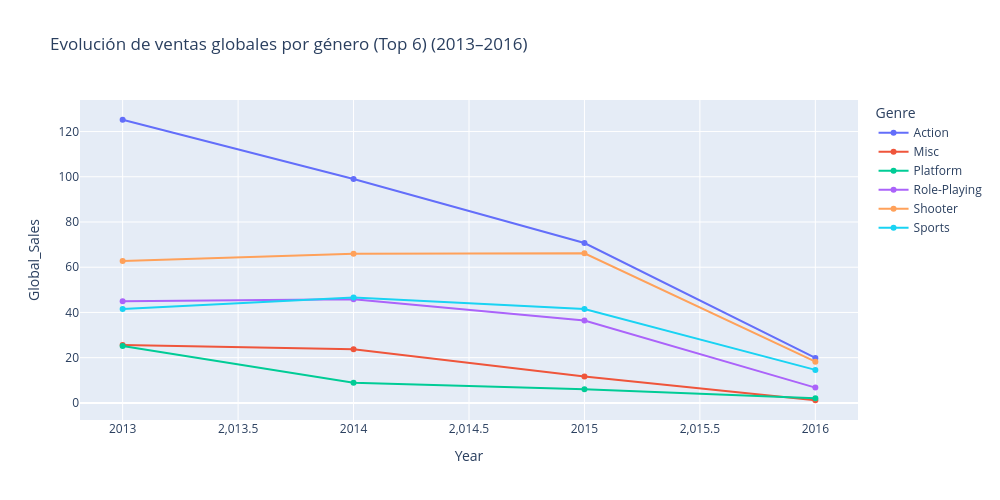

Notebook cell for this chart:
### Code cell
# SLIDE 3: Ventas por género por año (líneas)
genre_year = (df_4.groupby(["Year","Genre"])["Global_Sales"].sum().reset_index())

top_genres = (df_4.groupby("Genre")["Global_Sales"].sum().sort_values(ascending=False).head(6).index)

genre_year_top = genre_year[genre_year["Genre"].isin(top_genres)].sort_values(["Year","Genre"])

fig3 = px.line(genre_year_top,x="Year",y="Global_Sales",color="Genre",markers=True,
               title=f"Evolución de ventas globales por género (Top 6) ({y0}–{y1})",width=1000,height=500)
fig3.show()

### Figure 1 — Plotly figure (JSON) as saved in the notebook; plotly's stock layout.template omitted (floating-point values rounded to 4 significant figures)
{"data": [{"hovertemplate": "Genre=Action<br>Year=%{x}<br>Global_Sales=%{y}<extra></extra>", "legendgroup": "Action", "line": {"color": "#636efa", "dash": "solid"}, "marker": {"symbol": "circle"}, "mode": "lines+markers", "name": "Action", "orientation": "v", "showlegend": true, "type": "scatter", "x": [2013, 2014, 2015, 2016], "xaxis": "x", "y": [125.2, 99.02, 70.7, 19.91], "yaxis": "y"}, {"hovertemplate": "Genre=Misc<br>Year=%{x}<br>Global_Sales=%{y}<extra></extra>", "legendgroup": "Misc", "line": {"color": "#EF553B", "dash": "solid"}, "marker": {"symbol": "circle"}, "mode": "lines+markers", "name": "Misc", "orientation": "v", "showlegend": true, "type": "scatter", "x": [2013, 2014, 2015, 2016], "xaxis": "x", "y": [25.65, 23.68, 11.69, 1.17], "yaxis": "y"}, {"hovertemplate": "Genre=Platform<br>Year=%{x}<br>Global_Sales=%{y}<extra></extra>", "legendgroup": "Platform", "line": {"color": "#00cc96", "dash": "solid"}, "marker": {"symbol": "circle"}, "mode": "lines+markers", "name": "Platform", "orientation": "v", "showlegend": true, "type": "scatter", "x": [2013, 2014, 2015, 2016], "xaxis": "x", "y": [25.12, 8.89, 6.05, 2.07], "yaxis": "y"}, {"hovertemplate": "Genre=Role-Playing<br>Year=%{x}<br>Global_Sales=%{y}<extra></extra>", "legendgroup": "Role-Playing", "line": {"color": "#ab63fa", "dash": "solid"}, "marker": {"symbol": "circle"}, "mode": "lines+markers", "name": "Role-Playing", "orientation": "v", "showlegend": true, "type": "scatter", "x": [2013, 2014, 2015, 2016], "xaxis": "x", "y": [44.92, 45.86, 36.44, 6.76], "yaxis": "y"}, {"hovertemplate": "Genre=Shooter<br>Year=%{x}<br>Global_Sales=%{y}<extra></extra>", "legendgroup": "Shooter", "line": {"color": "#FFA15A", "dash": "solid"}, "marker": {"symbol": "circle"}, "mode": "lines+markers", "name": "Shooter", "orientation": "v", "showlegend": true, "type": "scatter", "x": [2013, 2014, 2015, 2016], "xaxis": "x", "y": [62.8, 66, 66.15, 18.22], "yaxis": "y"}, {"hovertemplate": "Genre=Sports<br>Year=%{x}<br>Global_Sales=%{y}<extra></extra>", "legendgroup": "Sports", "line": {"color": "#19d3f3", "dash": "solid"}, "marker": {"symbol": "circle"}, "mode": "lines+markers", "name": "Sports", "orientation": "v", "showlegend": true, "type": "scatter", "x": [2013, 2014, 2015, 2016], "xaxis": "x", "y": [41.55, 46.66, 41.54, 14.6], "yaxis": "y"}], "layout": {"height": 500, "legend": {"title": {"text": "Genre"}, "tracegroupgap": 0}, "title": {"text": "Evolución de ventas globales por género (Top 6) (2013–2016)"}, "width": 1000, "xaxis": {"anchor": "y", "domain": [0, 1], "title": {"text": "Year"}}, "yaxis": {"anchor": "x", "domain": [0, 1], "title": {"text": "Global_Sales"}}}}
